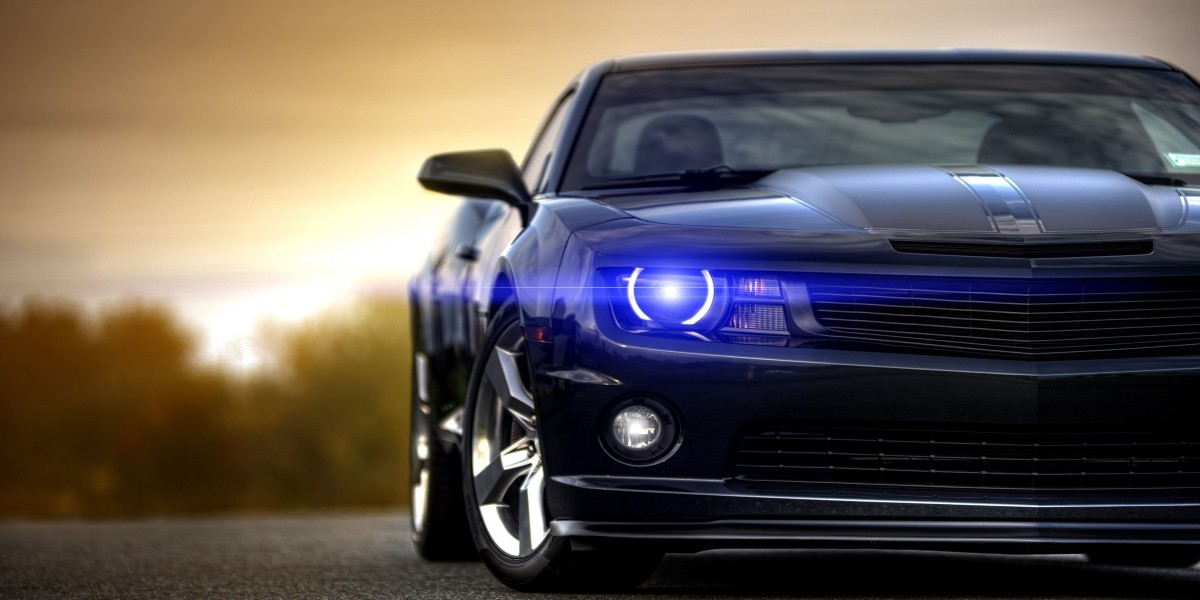
#> input picture bg.jpg, 1200 x 600 px, given in place of video.mp4, which was not available
$ python count_excel.py
#> lines starting #> are read from the running program, lines starting #| are printed output that depends on the picture; after the words box and inside, x2 and y2 are one past the last pixel; in counts of white or black regions, pixels touching at a corner belong together; pictures that were not available may be replaced by others from this repository, and a replacement may not be noted
#Module to store data in excel sheet issue is it showing first black window.


import cv2
import numpy as np
import pandas as pd
from datetime import datetime

# Web camera
cap = cv2.VideoCapture("video.mp4")
#cap = cv2.VideoCapture(0)

min_width_react=80 # min width reactangle
min_height_react=80 # min height reactangle

count_line_position= 550

algo = cv2.createBackgroundSubtractorKNN()


def center_handle(x,y,w,h):
    x1=int(w/2)
    y1=int(h/2)
    cx= x+x1
    cy= y+y1
    return cx,cy

detect = []
offset=6
counter=0

# create a dataframe to store the count
df = pd.DataFrame(columns=["date", "time", "count"])

while True:
    ret,frame1= cap.read()
#> frame1 is the input picture: shape (600, 1200, 3); mean B, G, R 82, 86.5, 95.5
    grey = cv2.cvtColor(frame1,cv2.COLOR_BGR2GRAY)
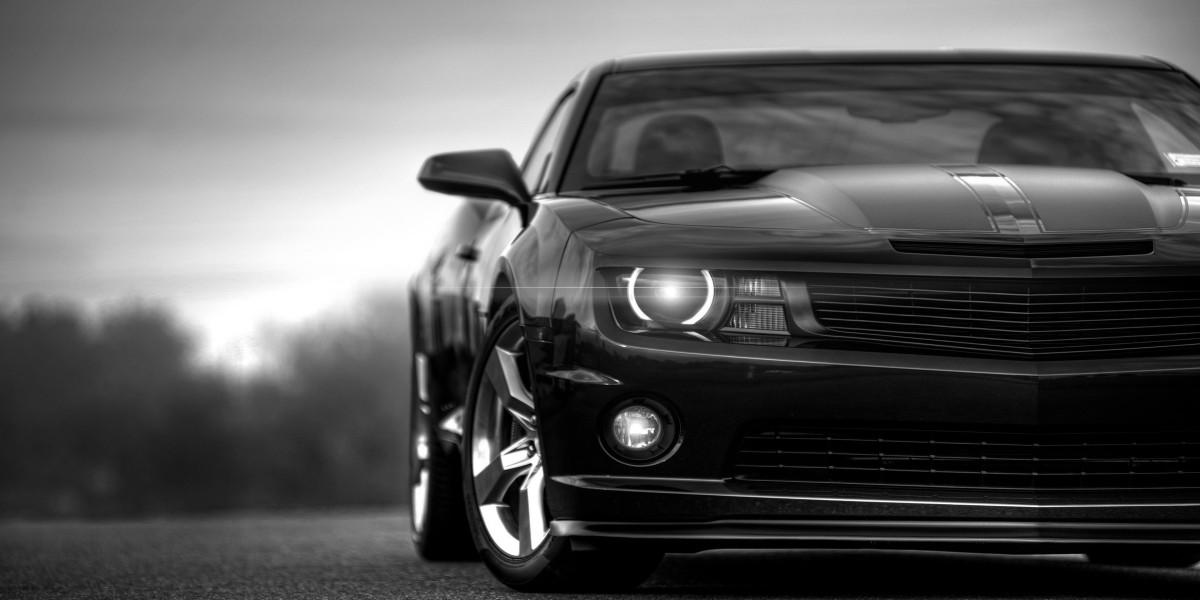
#> grey: shape (600, 1200); min 0, max 255, mean 88.7
    blur = cv2.GaussianBlur(grey,(3,3),5)
    img_sub = algo.apply(blur)
#> img_sub: shape (600, 1200); every value is 255
    dilat= cv2.dilate (img_sub,np.ones((5,5)))
    kernel= cv2.getStructuringElement(cv2.MORPH_ELLIPSE,(5,5))
    dilatada = cv2.morphologyEx(dilat,cv2.MORPH_CLOSE, kernel)
    dilatada = cv2.morphologyEx(dilatada,cv2.MORPH_CLOSE, kernel)
    counterShape,h = cv2.findContours(dilatada, cv2.RETR_TREE, cv2.CHAIN_APPROX_SIMPLE)
#> counterShape = [[[0, 0], [0, 599], [1199, 599], [1199, 0]]]; h = [[-1, -1, -1, -1]]

    cv2.line(frame1, (25, count_line_position), (1200, count_line_position), (255, 127, 0), 3)
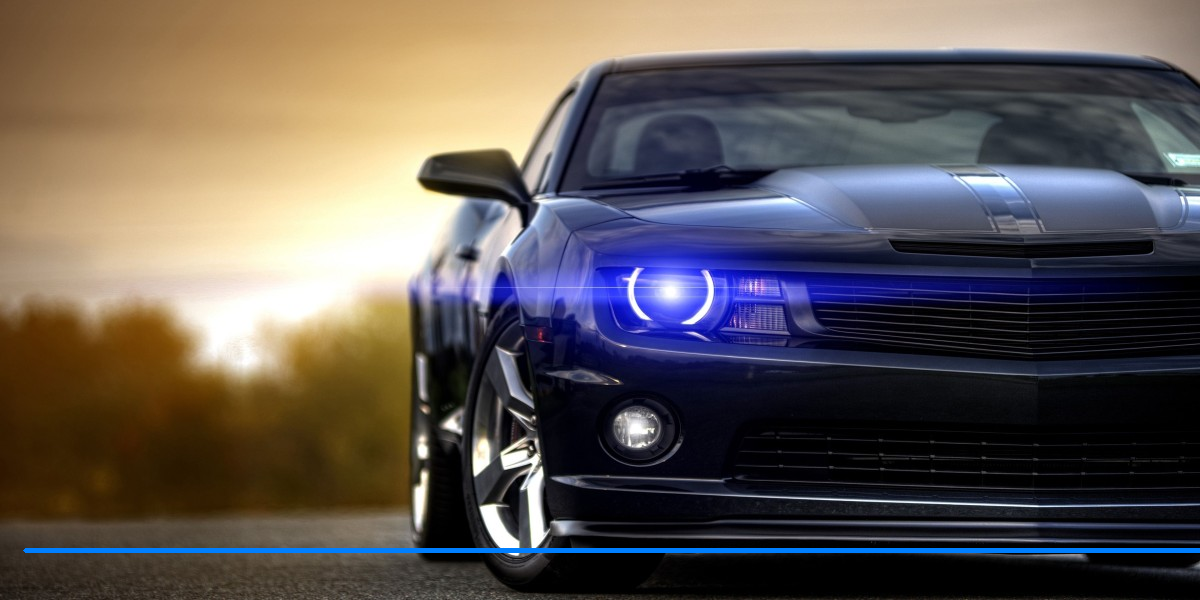
#> frame1: shape (600, 1200, 3); 0.82% of pixels changed, all inside (x1, y1, x2, y2) = (23, 548, 1200, 553)

    for (i, c) in enumerate(counterShape):
        (x, y, w, h) = cv2.boundingRect(c)
        validate_counter = (w >= min_width_react) and (h >= min_height_react)
        if not validate_counter:
            continue

        cv2.rectangle(frame1, (x, y), (x + w, y + h), (0, 255, 0), 2)

        center = center_handle(x, y, w, h)
        detect.append(center)
        cv2.circle(frame1, center, 4, (0, 0, 255), -1)

        for (x, y) in detect:
            if y < (count_line_position + offset) and y > (count_line_position - offset):
                counter += 1
                detect.remove((x, y))
                now = datetime.now()
                date = now.strftime("%Y-%m-%d")
                time = now.strftime("%H:%M:%S")
                df = df.append({"date": date, "time": time, "count": counter}, ignore_index=True)
                df.to_excel("D:/ANPR Dataset/vehicle_count.xlsx", index=False)
#> this loop made 1 pass
#> (c, w, h, validate_counter, x1 in center_handle, y1 in center_handle) on pass 1: ([[0, 0], [0, 599], [1199, 599], [1199, 0]], 1200, 600, True, 600, 300)
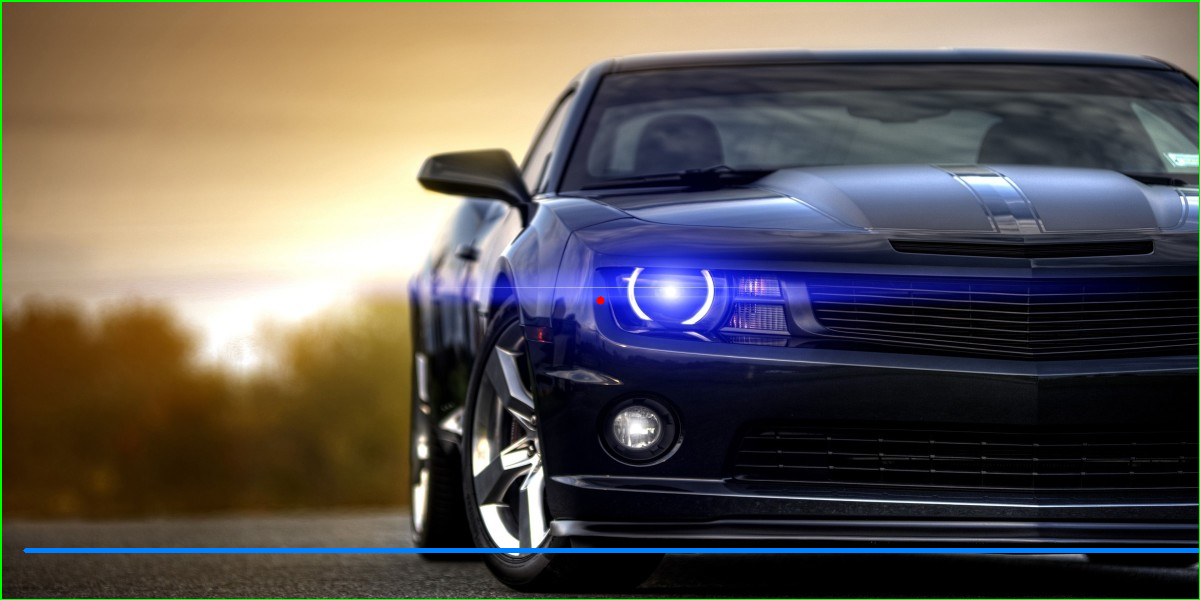
#> frame1: shape (600, 1200, 3); 0.76% of pixels changed, all inside (x1, y1, x2, y2) = (0, 0, 1200, 600)
#> after the loop, counter = 0; detect = [(600, 300)]


    cv2.putText(frame1, "VEHICLE COUNT : " + str(counter), (450, 70), cv2.FONT_HERSHEY_SIMPLEX, 2, (0, 0, 255), 5)
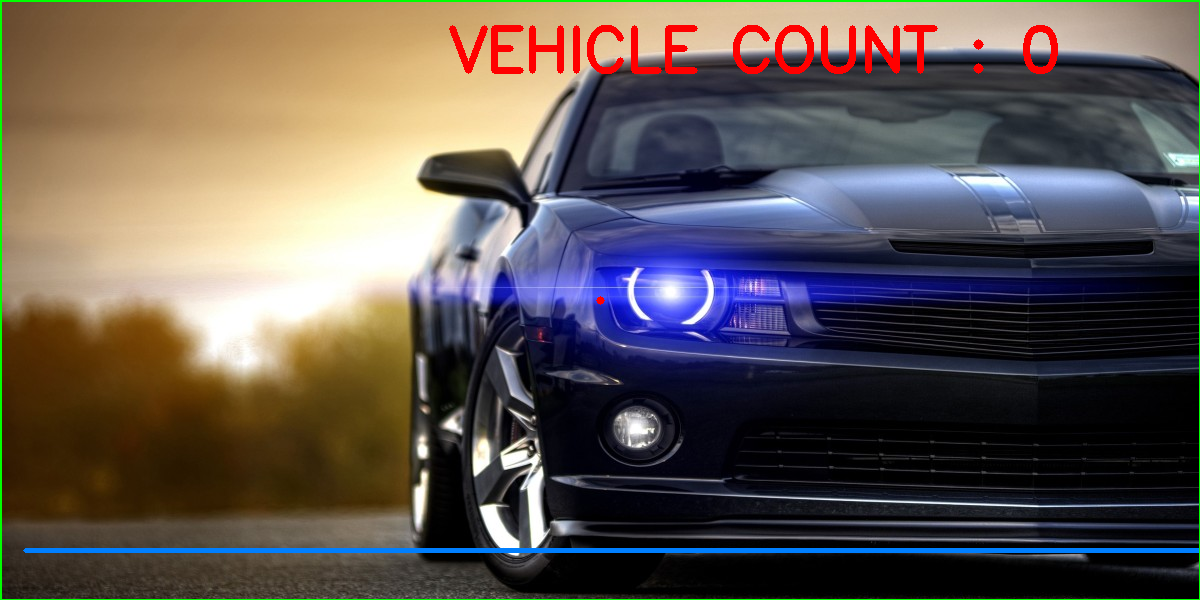
#> frame1: shape (600, 1200, 3); 1.26% of pixels changed, all inside (x1, y1, x2, y2) = (449, 25, 1058, 74)
    cv2.imshow("Video Original", frame1)
    #cv2.imshow("Detectar", dilatada)


    key = cv2.waitKey(1) & 0xFF
#> (key q is pressed here)
    # if the `q` key was pressed, break from the loop
    if key == ord('q'):
        break

cv2.destroyAllWindows()
cap.release()
